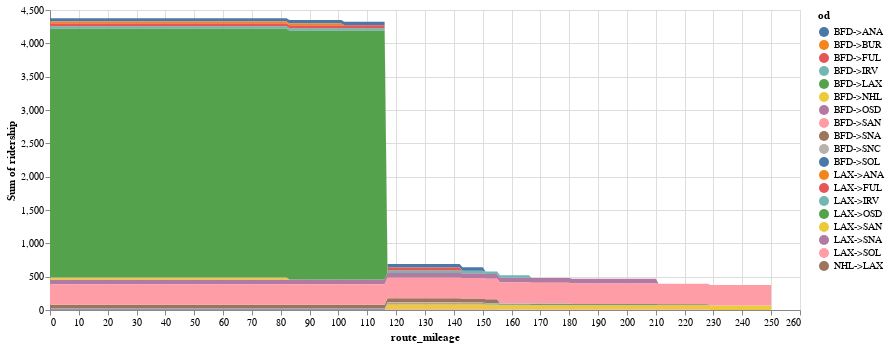

The notebook cell this image was saved under:
### Code cell
chart_rider_flow(with_distance.dropna())

### Figure 1 — Vega-Lite specification as saved in the notebook (floating-point values rounded to 4 significant figures; data arrays with more than 128 entries replaced by an {"elided": "..."} marker saying what was removed)
{"config": {"view": {"continuousWidth": 300, "continuousHeight": 300}}, "data": {"name": "data-3aa219339d088289e81add36035b5764"}, "mark": {"type": "area"}, "encoding": {"color": {"field": "od", "type": "nominal"}, "tooltip": [{"field": "departing_station", "type": "nominal"}, {"field": "od", "type": "nominal"}, {"field": "ridership", "type": "quantitative"}], "x": {"field": "route_mileage", "type": "quantitative"}, "y": {"aggregate": "sum", "field": "ridership", "type": "quantitative"}}, "width": 750.0, "$schema": "https://vega.github.io/schema/vega-lite/v5.20.1.json", "datasets": {"data-3aa219339d088289e81add36035b5764": {"elided": "2314 records"}}}
